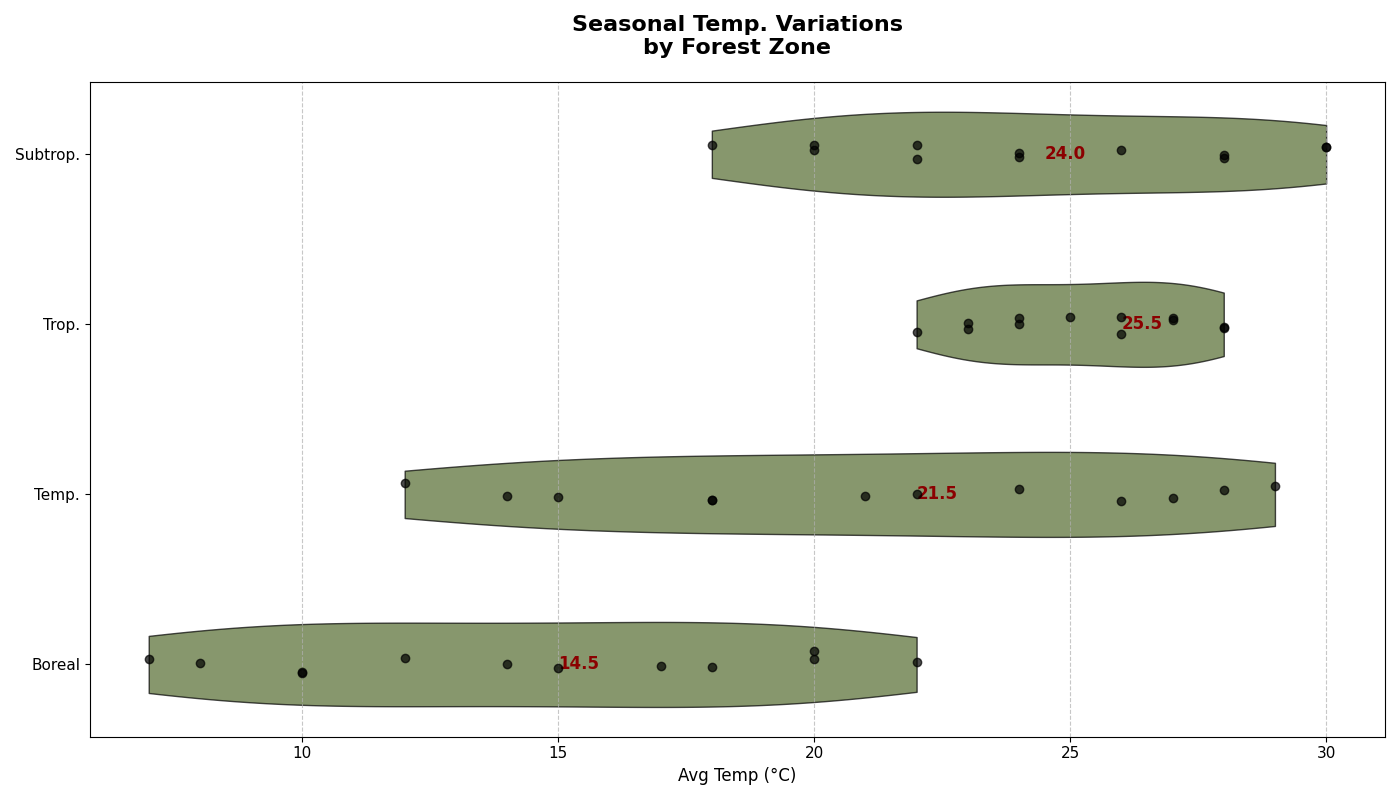

The Python source for this figure:
import matplotlib.pyplot as plt
import numpy as np

boreal_temps = [7, 10, 12, 15, 17, 20, 22, 20, 18, 14, 10, 8]
temperate_temps = [12, 15, 18, 21, 24, 27, 29, 28, 26, 22, 18, 14]
tropical_temps = [22, 23, 24, 25, 26, 27, 28, 28, 27, 26, 24, 23]
subtropical_temps = [18, 20, 22, 24, 26, 28, 30, 30, 28, 24, 22, 20]
data = [boreal_temps, temperate_temps, tropical_temps, subtropical_temps]

zones = ['Boreal', 'Temp.', 'Trop.', 'Subtrop.']
fig, ax = plt.subplots(figsize=(14, 8))

vparts = ax.violinplot(data, showmeans=False, showmedians=False, showextrema=False, vert=False)

color = '#556B2F'

for pc in vparts['bodies']:
    pc.set_facecolor(color)
    pc.set_edgecolor('black')
    pc.set_alpha(0.7)

for i, temp_data in enumerate(data):
    y = np.full(len(temp_data), i + 1) + 0.04 * np.random.randn(len(temp_data))
    ax.scatter(temp_data, y, alpha=0.7, color='black', zorder=5)

for i, forest_data in enumerate(data):
    median_val = np.median(forest_data)
    ax.text(median_val + 0.5, i + 1, f'{median_val:.1f}', verticalalignment='center', fontsize=12, color='darkred', weight='bold')

ax.set_title('Seasonal Temp. Variations\nby Forest Zone', fontsize=16, weight='bold', pad=20)
ax.set_xlabel('Avg Temp (°C)', fontsize=12)
ax.set_yticks(range(1, len(zones) + 1))
ax.set_yticklabels(zones)
ax.xaxis.grid(True, linestyle='--', alpha=0.7)
plt.xticks(fontsize=11)
plt.yticks(fontsize=11)

plt.tight_layout()

plt.show()
